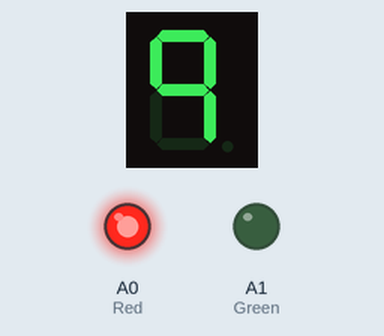
The sketch below on a simulated Arduino Uno, built with avr-gcc and run on an emulated ATmega328P. On the bench: 1-digit seven-segment display, output pins drawn as LEDs (lit = HIGH). Wiring (inferred from the names in the program): 1-digit 7-segment display, segments lit when HIGH: segments pin 12, pin 11, pin 10, pin 9, pin 8, pin 7, pin 6. The segment pins are drawn as the display they are named for; pins used as bus, display or sensor lines are not drawn; what the sketch prints to the serial monitor is not drawn.

Above: at 0.1 s.
At 2.1 s:
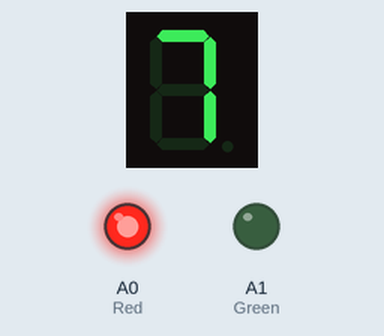
At 4.1 s:
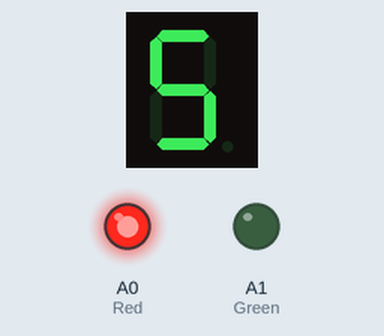
At 8.1 s:
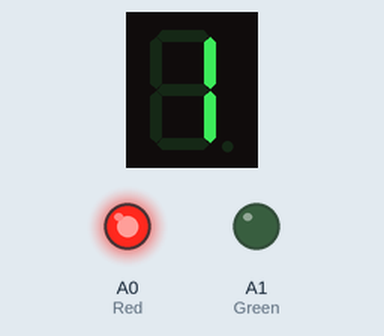
Timing chart, 0 to 9.6 s (numbered marks = the images above):
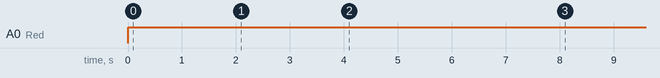

Measured:
- by itself, A0 (Red): LOW → HIGH at 0.00 s
- by itself, everything shown: repeats every 9.0 s, in 10 steps
- what the display in image 0 shows lasts 1.0 s, from 0.0 s to 1.0 s

The sketch:

Display.ino
```cpp
int Sensor = 12;
int Red=A0;
int Green=A1;
int A=12;
int B=11;
int C=10;
int D=9;
int E=8;
int F=7;
int G=6;

void setup() {
  // initialize serial communication at 9600 bits per second:
  Serial.begin(9600);
//Initilize pins for sensor, traffic lights and seven Segment
  pinMode(Sensor, INPUT);
  pinMode(Red,OUTPUT);
  pinMode(Green,OUTPUT);
  pinMode(A, OUTPUT);
  pinMode(B, OUTPUT);
  pinMode(C, OUTPUT);
  pinMode(D, OUTPUT);
  pinMode(E, OUTPUT);
  pinMode(F,OUTPUT);
  pinMode(G, OUTPUT);


}
// Main program
void loop() {
  // read the Sensor
  int Train = digitalRead(Sensor);
  delay(1);        // delay in between reads for stability

  //When train is approaching
  if(Train==1)
  {
   trafFcLight(Train);
   Communication(Train);
   SevenSegment();

  }

  //When No train
  else if(Train==0)
  {
   trafFcLight(Train);
    SevenSeg0();
   Communication(Train);
   }
}


/*
Descrption: This function have two things to do.On red  with off green or, off red with on Gree.
If input is 1,RED will be on and Green will be off
If input is 0,Green will be on and Red will be off
Input: State, 1 or ) only
Output: Makes Light on and off accordingly
*/
void trafFcLight(int state)
{
  if (state==1)
{
digitalWrite(Red,1);
digitalWrite(Green,0);
}

else if (state==0)
{
digitalWrite(Red,0);
digitalWrite(Green,1);
}

}


/*
Descrption: It serially communicates with any device attached and tell the train situation.
Input: Train state
Output: Serially communicates state of train.
*/
void Communication(int state)
{
 if (state==1)
{
Serial.println("Train is approaching at Railway Crossing Number: 25");
}

else if (state==0)
{
Serial.println("NO Train at Railway Crossing Nubmer: 25");
}


}


/*
Descrption: It is for Seven segment display.Starts form 9, it deceremtns counter each second.
As soon as it is called, it will start counting down.
Input: No input
Output:
*/
void SevenSegment()
{

 // write '9'
 digitalWrite(A, 1);
 digitalWrite(B, 1);
 digitalWrite(C, 1);
 digitalWrite(D, 0);
 digitalWrite(E, 0);
 digitalWrite(F, 1);
 digitalWrite(G, 1);
 delay(1000);
 // write '8'
 digitalWrite(A, 1);
 digitalWrite(B, 1);
 digitalWrite(C, 1);
 digitalWrite(D, 1);
 digitalWrite(E, 1);
 digitalWrite(F, 1);
 digitalWrite(G, 1);
 delay(1000);
 // write '7'
 digitalWrite(A, 1);
 digitalWrite(B, 1);
 digitalWrite(C, 1);
 digitalWrite(D, 0);
 digitalWrite(E, 0);
 digitalWrite(F, 0);
 digitalWrite(G, 0);
 delay(1000);
 // write '6'
 digitalWrite(A, 1);
 digitalWrite(B, 0);
 digitalWrite(C, 1);
 digitalWrite(D, 1);
 digitalWrite(E, 1);
 digitalWrite(F, 1);
 digitalWrite(G, 1);
 delay(1000);
 // write '5'
 digitalWrite(A, 1);
 digitalWrite(B, 0);
 digitalWrite(C, 1);
 digitalWrite(D, 1);
 digitalWrite(E, 0);
 digitalWrite(F, 1);
 digitalWrite(G, 1);
 delay(1000);
 // write '4'
 digitalWrite(A, 0);
 digitalWrite(B, 1);
 digitalWrite(C, 1);
 digitalWrite(D, 0);
 digitalWrite(E, 0);
 digitalWrite(F, 1);
 digitalWrite(G, 1);
 delay(1000);
 // write '3'
 digitalWrite(A, 1);
 digitalWrite(B, 1);
 digitalWrite(C, 1);
 digitalWrite(D, 1);
 digitalWrite(E, 0);
 digitalWrite(F, 0);
 digitalWrite(G, 1);
 delay(1000);
 // write '2'
 digitalWrite(A, 1);
 digitalWrite(B, 1);
 digitalWrite(C, 0);
 digitalWrite(D, 1);
 digitalWrite(E, 1);
 digitalWrite(F, 0);
 digitalWrite(G, 1);
 delay(1000);
 // write '1'
 digitalWrite(A, 0);
 digitalWrite(B, 1);
 digitalWrite(C, 1);
 digitalWrite(D, 0);
 digitalWrite(E, 0);
 digitalWrite(F, 0);
 digitalWrite(G, 0);
 delay(1000);
 // write '0'
 digitalWrite(A, 1);
 digitalWrite(B, 1);
 digitalWrite(C, 1);
 digitalWrite(D, 1);
 digitalWrite(E, 1);
 digitalWrite(F, 1);
 digitalWrite(G, 0);

}

/*
Descrption: Prints 0 at seven segment
Output: Serially communicates state of train.
*/
void SevenSeg0()
{

 digitalWrite(A, 1);
 digitalWrite(B, 1);
 digitalWrite(C, 1);
 digitalWrite(D, 1);
 digitalWrite(E, 1);
 digitalWrite(F, 1);
 digitalWrite(G, 0);

}
```
